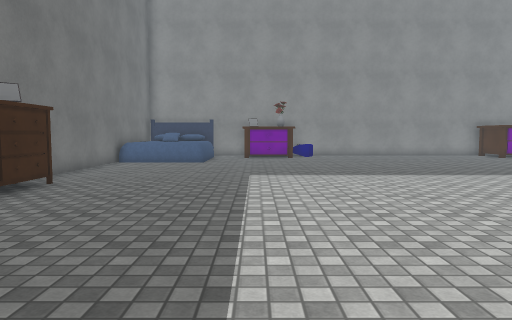
view 1 (above)

15 first-person views from a walk through a 3-D level made in the Unity game engine. The camera is 1.3 m above the floor, tilts 4° down and sees 70° across. The floor is counted in squares, 1 m on a side. Each view is taken from the middle of a square. On the plan, view 1 faces up. The plan holds only what a view shows up to about 15 squares ahead; the rest is blank. The player character is not drawn. Door leaves are left out, so doorways stand open. Some surface patterns are stand-ins.

view 2
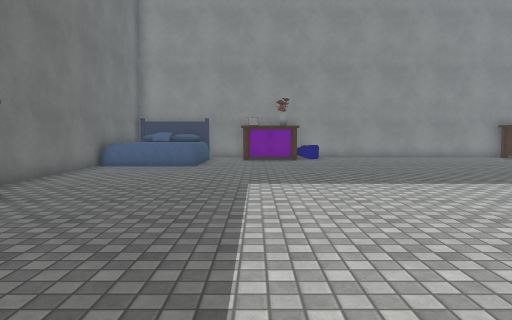

view 3
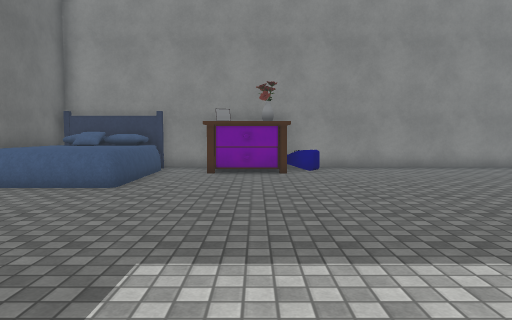

view 4
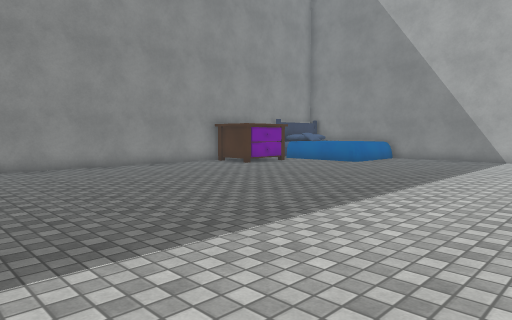

view 5
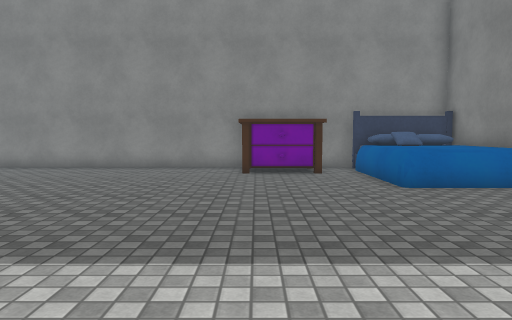

view 6
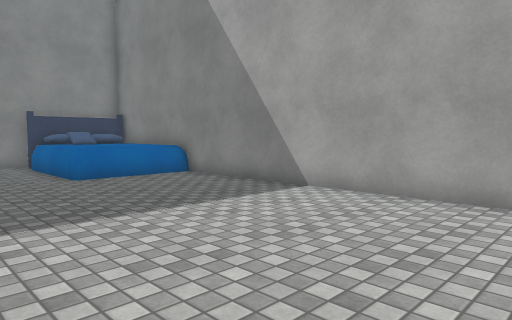

view 7
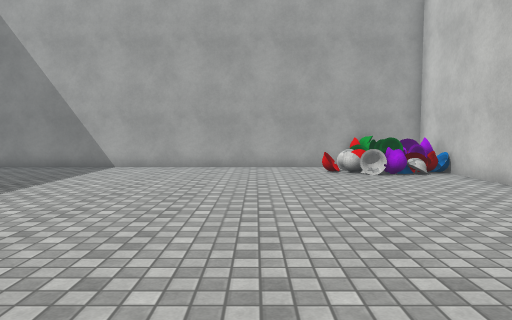

view 8
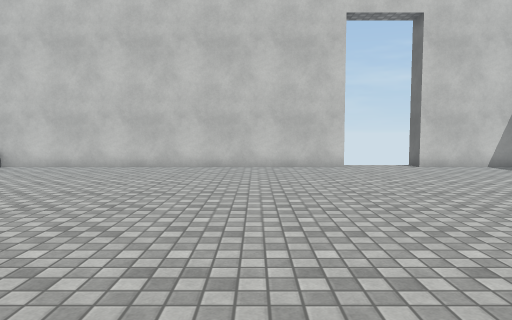

view 9
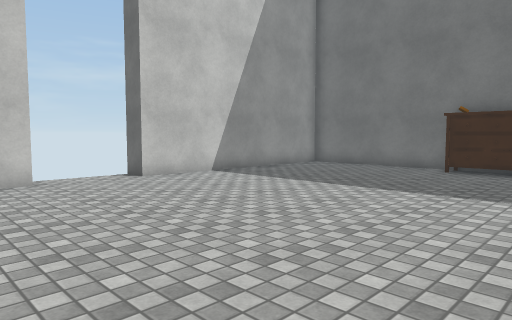

view 10
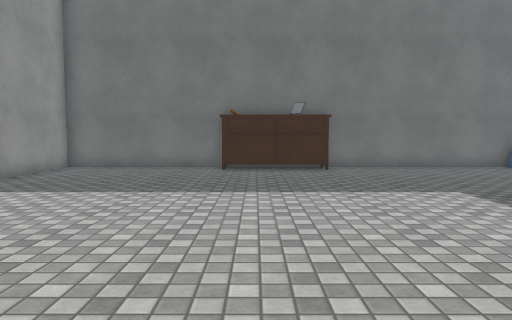

view 11
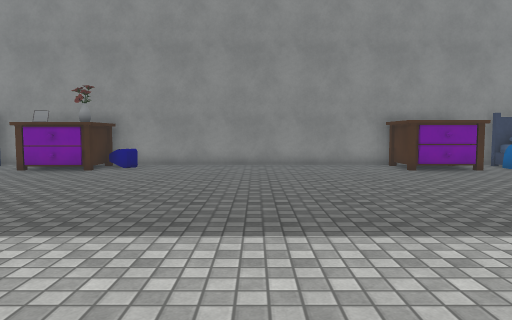

view 12
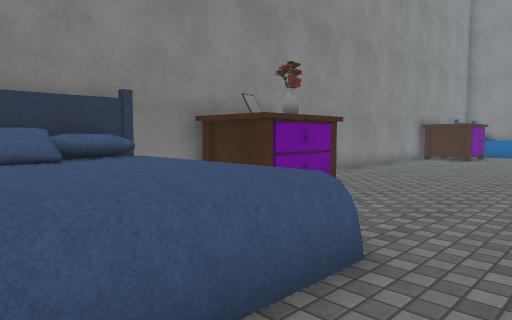

view 13
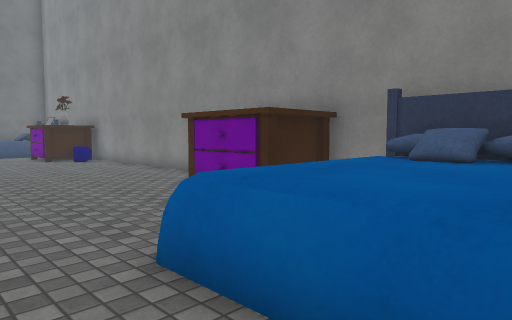

view 14
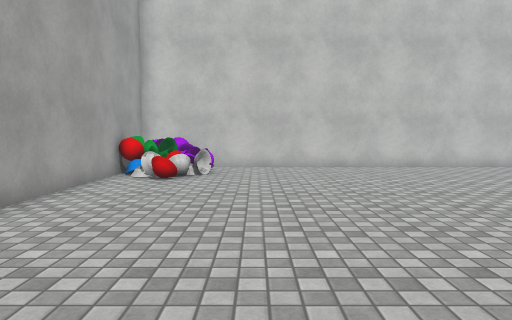

view 15
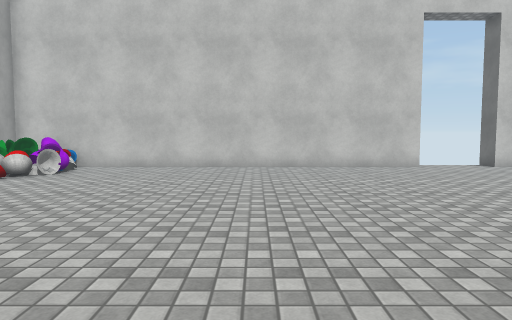

### Floor plan
Points are (right, up) in squares from view 1. A wall is a line through its corners. A room is listed if a view was taken in it or the views show most of it. See-through windows are left out.
Room 1 (views 1, 2, 3, 4, 5, 6, 7, 8, 9, 10, 11, 12, 13, 14, 15)
walls: (5.4, -0.5) (21.5, -0.5) (21.5, 22.1); (13.5, 22.5) (2.1, 22.5); (-0.4, 22.5) (-2.8, 22.5); (-6.5, 5.8) (-6.5, -0.5) (2.5, -0.5); (17.9, 22.5) (16, 22.5); (20.8, 2.4) (21.3, 2.3); (-6.5, 22.4) (-6.5, 9.9)
low walls: (18.4, 1.8) (19, 2.3); (18.5, 1.6) (18.8, 2.3); (18.5, 1.5) (18.7, 2.5); (18.5, 1.4) (18.7, 2.6); (19.2, -0.4) (18.9, 0.2)
ways out: open door at (4, -1)
objects: dresser (-6, 6) to (-5, 10); bed (-6, 17) to (-3, 22); nightstand (-1, 20) to (2, 22); other object (3, 21) to (3, 22); nightstand (14, 20) to (16, 22); bed (18, 17) to (21, 22)

Positions as (right, up) in squares from view 1, and headings:
1: (0, 0), facing up
2: (0, 2), facing up
3: (1, 8), facing up
4: (2, 8), facing up-right
5: (14, 8), facing up
6: (14, 6), facing up-right
7: (7, 6), facing right
8: (9, 14), facing down
9: (8, 10), facing down-left
10: (8, 7), facing left
11: (8, 7), facing up
12: (-6, 15), facing up-right
13: (21, 15), facing up-left
14: (17, 14), facing down
15: (12, 14), facing down
